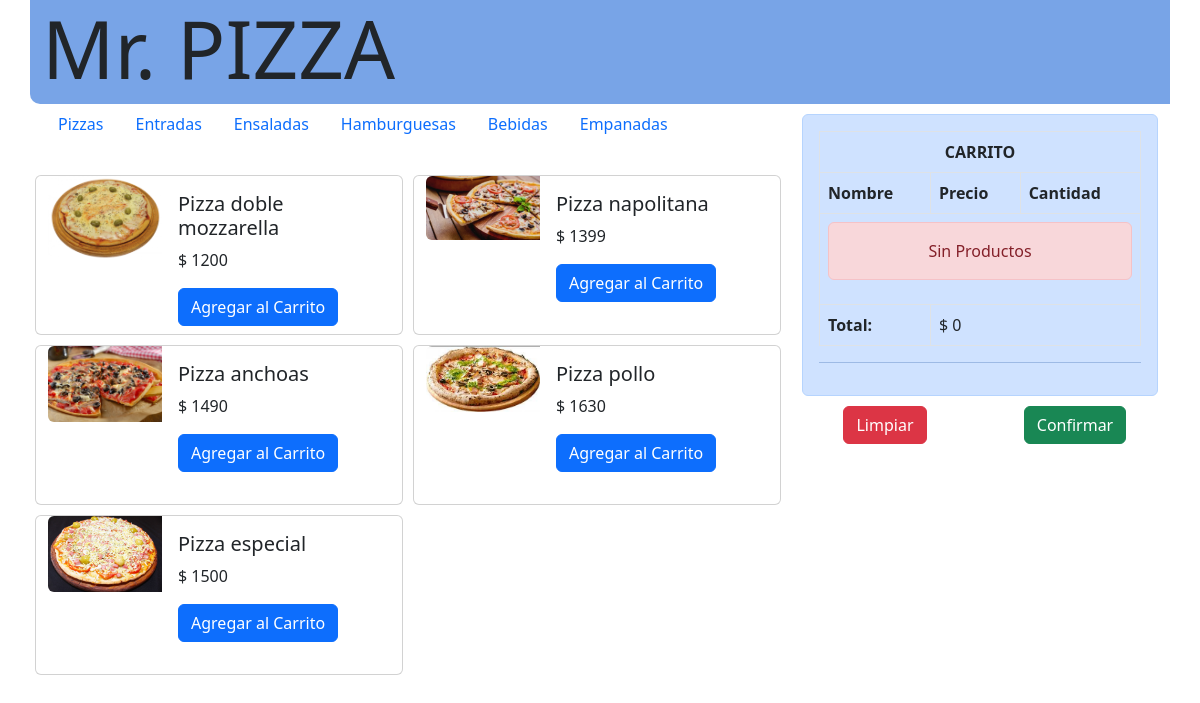
Page /category/1 on the committed database.
### products/models.py (models this page shows, shortened)
class Category(models.Model):
    name = models.CharField(max_length=60, null=False, blank=False)

class Product(models.Model):
    title = models.CharField(max_length=120, null=False, blank=False)
    image = models.ImageField(upload_to="products")
    price = models.IntegerField(null=True, blank=True)
    categories = models.ForeignKey(Category, on_delete=models.CASCADE, default=1)

### products/views.py (the view)
# urls.py: path('category/<int:category_id>', views.category, name='category'),
def category(request, category_id):
        category = Category.objects.get(id=category_id)
        products = Product.objects.filter(categories=category)
        categories = Category.objects.all()
        return render(request, "index.html", {'category':category, 'products':products, 'categories':categories})

### cart/context_processor.py (called while the page is built)
def total_pay(request):
    total = 0
    if request.user.is_authenticated:
        if "cart" in request.session.keys():
            for key, value in request.session["cart"].items():
                total += int(value["subtotal"])
    return {"total_pay": total}

### templates/index.html (shortened to what this page needs)
<!DOCTYPE html>
{% load static %}
<html lang="es">
<head>
<link href="https://cdn.jsdelivr.net/npm/bootstrap@5.2.2/dist/css/bootstrap.min.css" rel="stylesheet">
</head>
<body>
    <div class="container">
        <div class="row">
            <div class="col-12 align-self-center" style="background-color: rgb(120, 164, 231); border-end-start-radius: 10px; "><h1 class="display-1">Mr. PIZZA</h1></div>
        </div>
        <div class="row">
            <div class="col-8">
                    <ul class="nav nav-pills mb-3" id="pills-tab" role="tablist">
                        {% for category in categories %}
                          <li class="nav-item" role="presentation">
                            <a href="{% url 'category' category.id %}" style="text-decoration: none;">
                                <button class="nav-link" id="pills-home-tab" data-bs-toggle="pill" data-bs-target="#pills-home" type="button" role="tab" aria-controls="pills-home" aria-selected="true">{{category.name}}</button>
                            </a>
                          </li>
                        {% endfor %}
                      </ul>
                      <div class="tab-content" id="pills-tabContent">
                        <div class="tab-pane fade show active" id="pills-home" role="tabpanel" aria-labelledby="pills-home-tab" tabindex="0">{% include "category.html" %}</div>
                      </div>
            </div>
            <div class="col-4">
                {% include "cart.html" %}
            </div>
        </div>
    </div>
</body>
</html>

### templates/category.html
<div class="row" style="padding: 10px 0;">
    <div class="col-12">
        <div class="row">
            {% for product in products %}
            <div class="card mb-6" style="height: 10rem; width: 23rem; margin: 5px;">
                <div class="row g-0">
                  <div class="col-md-4">
                    <img src="{{product.image.url}}" class="img-fluid rounded-start" alt="...">
                  </div>
                  <div class="col-md-8">
                    <div class="card-body">
                      <h5 class="card-title">{{product.title}}</h5>
                      <p class="card-text">$ {{product.price}}</p>
                      <a href="{% url 'add' product.id %}" class="btn btn-primary" style="font-display: 4;">Agregar al Carrito</a>
                    </div>
                  </div>
                </div>
              </div>
            {% endfor %}
        </div>
     </div>
</div>

### rows in the picture
Category: name "Pizzas"
Category: name "Entradas"
Category: name "Ensaladas"
Category: name "Hamburguesas"
Category: name "Bebidas"
Category: name "Empanadas"
Product: image (picture), title "Pizza doble mozzarella", price "1200"
Product: image (picture), title "Pizza napolitana", price "1399"
Product: image (picture), title "Pizza anchoas", price "1490"
Product: image (picture), title "Pizza pollo", price "1630"
Product: image (picture), title "Pizza especial", price "1500"

### other values in the picture
{{ total_pay }} "0"
